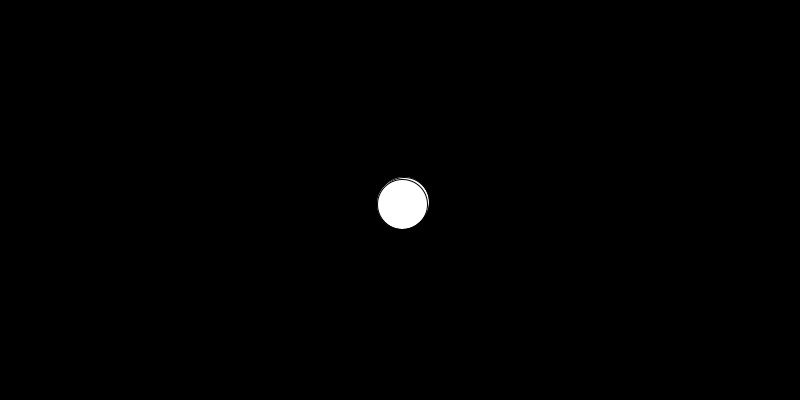
Frame 1 (no input)
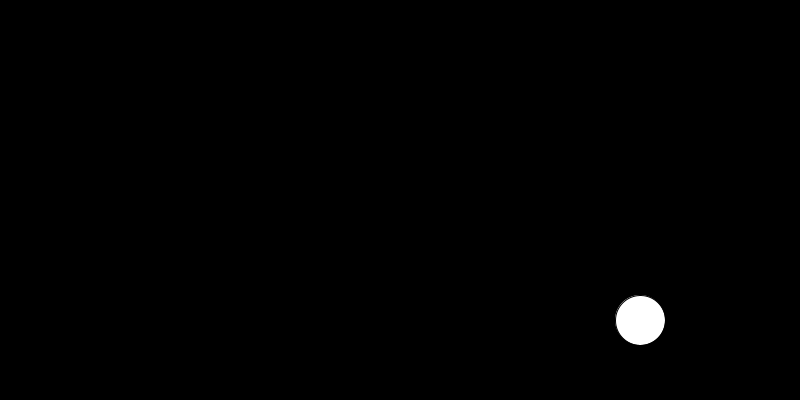
Frame 60 (the mouse pressed at the canvas centre just before this capture)
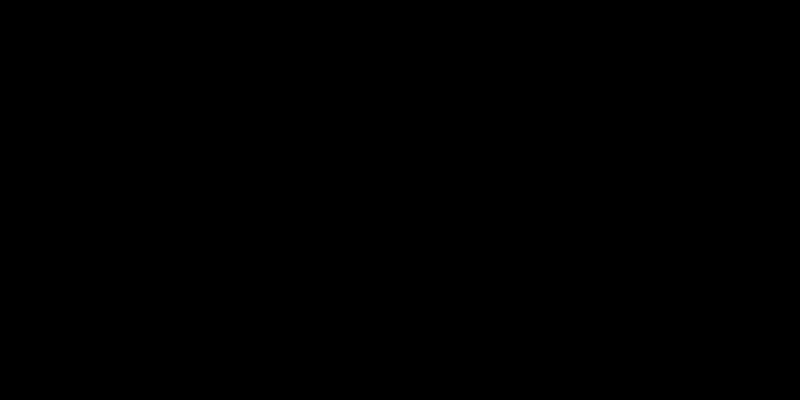
Frame 120 (the mouse held since frame 60 and released just before this capture)

The Processing sketch that drew these frames (run headless with seeded random() and noise(); from frame 60 on, the mouse is pressed at the canvas centre):

// Processing sketch: Beispiel_2_baelle
// ── Beispiel_2_baelle.pde
//Initialisierung aller Spielvariablen
float ball1X; 
float ball1Y;
float ball1Vx;
float ball1Vy;
float ball1Size;
float ball2X; 
float ball2Y;
float ball2Vx;
float ball2Vy;
float ball2Size;


//Aufbau des Spiels / Festlegung aller Spielparameter
void setup() {
  size(800,400);
  ball1X = width/2;
  ball1Y = height/2;
  ball1Vx = 4;
  ball1Vy = 2;
  ball1Size = 50;
  ball2X = width/2;
  ball2Y = height/2;
  ball2Vx = 2;
  ball2Vy = 4;
  ball2Size = 50;
}

void draw() {
  //Logik des Spiels
  ball1X = ball1X + ball1Vx;
  ball1Y = ball1Y + ball1Vy;
  ball2X = ball2X + ball2Vx;
  ball2Y = ball2Y + ball2Vy;  
  //Zeichnen des Bilds
  background(0);
  circle(ball1X, ball1Y, ball1Size);
  circle(ball2X, ball2Y, ball2Size);
}

//Hilfsfunktionen:
